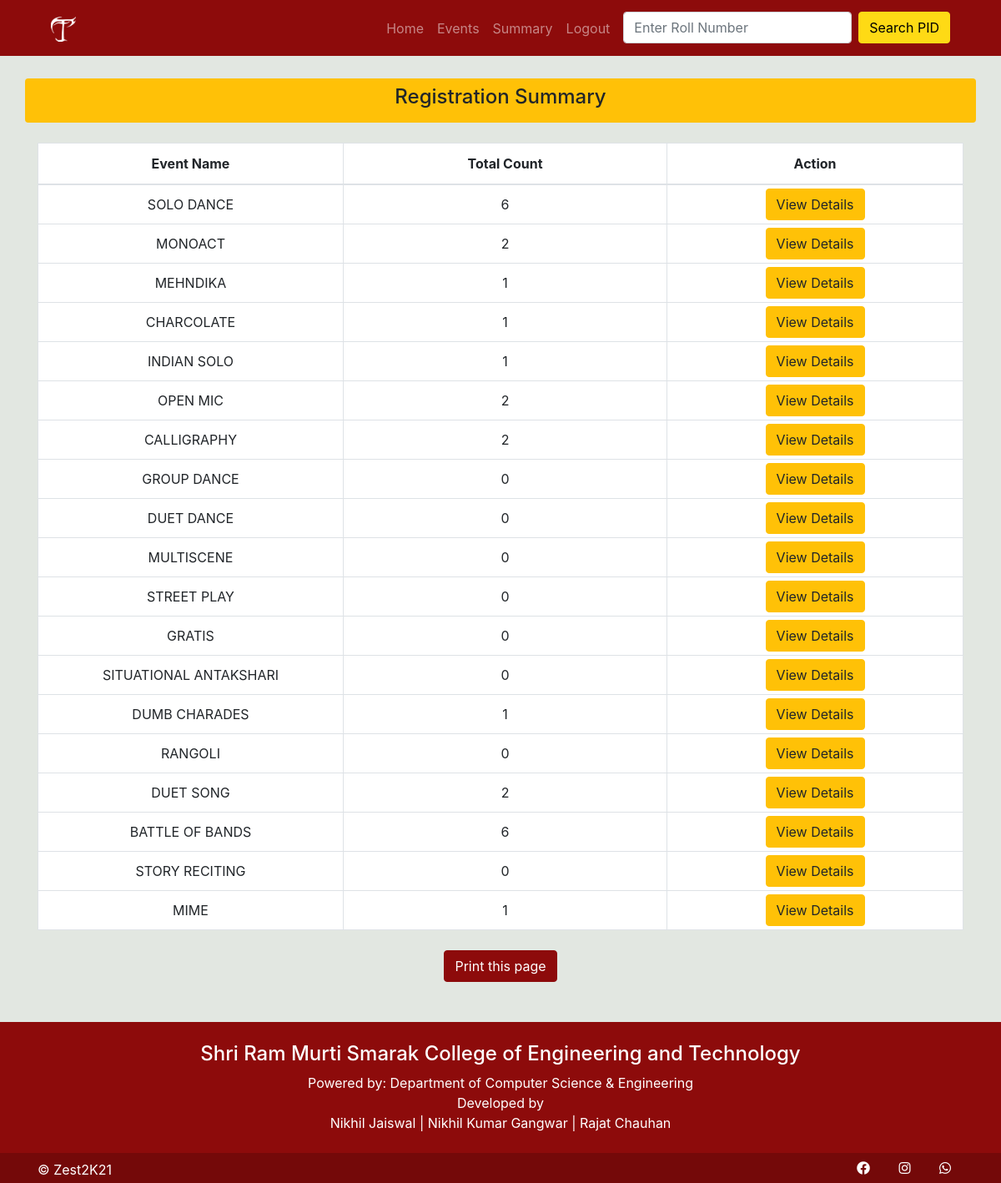
Screenshot of /zest/event_summary/ (signed in) with the database file from the repository.
### zest/models.py (models this page shows, shortened)
class Individual_Event(models.Model):
    event_name = CharField(max_length=100,  help_text='Enter Event Name',)
    event_venue = CharField(max_length=100,  help_text='Enter Event Venue',)
    event_time = models.DateTimeField(default=timezone.now)
    pid = models.ManyToManyField(Pid, blank=True, related_name= 'pid_event')
    @property
    def pid_count(self):
      return self.pid.count()

class Team_Event(models.Model):
    event_name = CharField(max_length=100,  help_text='Enter Event Name',)
    event_venue = CharField(max_length=100,  help_text='Enter Event Venue',default=None)
    event_time = models.DateTimeField(default=timezone.now)
    tid = models.ManyToManyField(Tid, blank=True, related_name= 'tid_event')
    @property
    def tid_count(self):
      return self.tid.count()

### zest/views.py (the view)
# urls.py: path('event_summary/', views.event_summary, name='event_summary'),
@login_required(login_url='/zest/login/')
def event_summary(request):
  i_events = Individual_Event.objects.all()
  t_events = Team_Event.objects.all()
  return render(request,'zest/event_summary.html', {'i_events': i_events, 't_events':t_events})

### zest/templates/zest/event_summary.html (shortened to what this page needs)
{% extends 'zest/base.html' %}
{% block content %}
<div class="container" >
  <div class="row rounded mt-4 bg-warning">
    <div class="col-md-12 p-2 text-center">
      <h4>Registration Summary</h4>
    </div>
  </div>
  <div class="row mt-4">
    <div class="col-md-12">
      <table class="table table-bordered table-hover bg-white">
        <thead>
          <tr class="text-center">
            <th scope="col" style="width:33%">Event Name </th>
            <th scope="col" style="width:35%">Total Count</th>
            <th scope="col" style="width:37%">Action</th>
          </tr>
        </thead>
        <tbody>
          {% for event in i_events %}
          <tr>
            <td class="align-middle text-center p-1">{{event.event_name}}</td>
            <td class="text-center align-middle p-1">{{event.pid_count}}</td>
            <td class="align-middle text-center p-1">
              <a href="{% url 'event_details' event.id %}" class="btn serach-btn btn-warning">View Details</a>
            </td>
          </tr>
          {% endfor %}
          {% for event in t_events %}
          <tr>
            <td class="align-middle text-center p-1">{{event.event_name}}</td>
            <td class="text-center align-middle p-1">{{event.tid_count}}</td>
            <td class="align-middle text-center p-1">
              <a href="{% url 't_event_details' event.id %}" class="btn serach-btn btn-warning">View Details</a>
            </td>
          </tr>
          {% endfor %}
        </tbody>
      </table>
    </div>
  </div>
  <div class="row d-print-none">
    <div class="col-md-12 mt-2  text-center">
      <form>
        <input class="btn btn-color serach-btn " type="button" value="Print this page" onClick="window.print()">
      </form>
    </div>
  </div>
</div>
{% endblock content %}

### zest/templates/zest/base.html (shortened to what this page needs)
{% load static %}
<!DOCTYPE html>
<html lang="en">
<head>
  <link rel="stylesheet" href="{% static 'zest/css/bootstrap.css' %}">
  <link rel="stylesheet" href="{% static 'zest/css/style.css' %}">
  <link rel="stylesheet" href="https://use.fontawesome.com/releases/v5.15.4/css/all.css">
</head>
<body>
  <div class="container-fluid nav_bg px-0 fixed-top">
    <div class="container">
      {% include 'zest/navbar.html' %}
    </div>
  </div>
  {% block content %}
  {% endblock content %}
  <div class="sticky-footer">
      {% include 'zest/footer.html' %}
  </div>
</body>
</html>

### zest/templates/zest/navbar.html (shortened to what this page needs)
{% load static %}
<div class="row">
  <div class="col-md-12 py-1">
    <nav class="navbar navbar-expand-lg navbar-dark">
      <a class="navbar-brand" href="{% url 'home' %}">
      <img src="{% static 'zest/images/Tyro.png' %}" alt="" width="30" height="30" class="d-inline-block align-text-top">
      </a>
      <div class="collapse navbar-collapse" id="navbarSupportedContent">
        <ul class="navbar-nav ml-auto ">
          <li class="nav-item">
            <a href="{% url 'home' %}"class="nav-link">Home</a>
          </li>
          {% if request.user.is_authenticated %}
          <li class="nav-item">
            <a href="{% url 'register_event' %}"class="nav-link">Events</a>
          </li>
          <li class="nav-item">
            <a href="{% url 'event_summary' %}"class="nav-link">Summary</a>
          </li>
          <li class="nav-item">
            <a class="nav-link " href="{% url 'logout' %}">Logout</a>
          </li>
          <li class="nav-item">
            <form action="{% url 'search_pid' %}" method="POST" class="form-inline" novalidate>
              <input class="form-control mx-sm-2" type="search" placeholder="Enter Roll Number" name="roll_no" aria-label="Search">
              <button class="btn btn-nav my-2 my-sm-0" type="submit">Search PID</button>
            </form>
          </li>
          {% endif %}
        </ul>
      </div>
    </nav>
  </div>
</div>

### zest/templates/zest/footer.html
<div class="concontainer-fluid footer-bg-1 mt-5 px-0 d-print-none">
  <div class="container">
    <div class="row justify-content-center text-white text-center">
      <div class="col-md-8 py-4 ">
        <h4>Shri Ram Murti Smarak College of Engineering and Technology</h4>
        <p class = "mb-0">Powered by: Department of Computer Science & Engineering</p>
        <p class = "mb-0">Developed by</p>
        <a class="text-white" href="https://github.com/nikhil777jais">Nikhil Jaiswal |</a>
        <a class="text-white" href="https://github.com/Nickhil1737">Nikhil Kumar Gangwar |</a>
        <a class="text-white" href="https://github.com/rajat-chn">Rajat Chauhan</a>
      </div>
    </div>
  </div>
</div>
<div class="concontainer-fluid footer-bg-2 px-0 d-print-none">
  <div class="container">
    <div class="row footer-bg-2">
      <div class="col-md-6 text-white pt-2">
        &copy; Zest2K21
      </div>
      <div class="col-md-6">
        <ul class="social float-md-right">
          <li><a class="fab fa-facebook" href=""></a></li>
          <li><a class="fab fa-instagram" href=""></a></li>
          <li><a class="fab fa-whatsapp" href=""></a></li>
        </ul>
      </div>
    </div>
  </div>
</div>

### zest/static/zest/css/style.css (style rules this page uses)
:root { --theme: #8d0b0b; --bgcolor: #126364; --yellow: #FEDA15; }
body { background: #E2E7E1; min-height: 100vh; }
.sticky-footer { position: sticky; top: 100%; }
.nav_bg { background-color: var(--theme); }
.footer-bg-1 { background: var(--theme); }
.footer-bg-2 { background: #740909; }
.btn-color { color: #fff; background-color: var(--theme); border-color: var(--theme); }
.btn-nav { color: rgb(0, 0, 0); background-color: var(--yellow); border-color: var(--yellow); }
.social { list-style: none; margin: 0; padding: 0; }
.social li { display: inline-block; }
.social li a { color: white; padding: 10px 15px; display: block; }

### zest/templates/zest/base.html (style rules this page uses)
body { padding-top: 70px; }

### rows the page displays
Individual_Event: event_name "SOLO DANCE", pid_count "6"
Individual_Event: event_name "MONOACT", pid_count "2"
Individual_Event: event_name "MEHNDIKA", pid_count "1"
Individual_Event: event_name "CHARCOLATE", pid_count "1"
Individual_Event: event_name "INDIAN SOLO", pid_count "1"
Individual_Event: event_name "OPEN MIC", pid_count "2"
Individual_Event: event_name "CALLIGRAPHY", pid_count "2"
Team_Event: event_name "GROUP DANCE", tid_count "0"
Team_Event: event_name "DUET DANCE", tid_count "0"
Team_Event: event_name "MULTISCENE", tid_count "0"
Team_Event: event_name "STREET PLAY", tid_count "0"
Team_Event: event_name "GRATIS", tid_count "0"
Team_Event: event_name "SITUATIONAL ANTAKSHARI", tid_count "0"
Team_Event: event_name "DUMB CHARADES", tid_count "1"
Team_Event: event_name "RANGOLI", tid_count "0"
Team_Event: event_name "DUET SONG", tid_count "2"
Team_Event: event_name "BATTLE OF BANDS", tid_count "6"
Team_Event: event_name "STORY RECITING", tid_count "0"
Team_Event: event_name "MIME", tid_count "1"
